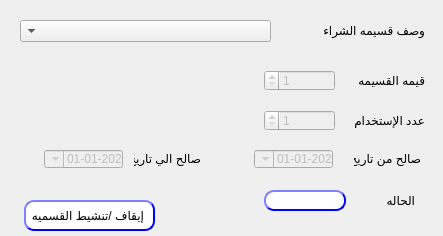
<?xml version="1.0" encoding="UTF-8"?>
<ui version="4.0">
 <class>changests</class>
 <widget class="QDialog" name="changests">
  <property name="geometry">
   <rect>
    <x>0</x>
    <y>0</y>
    <width>443</width>
    <height>236</height>
   </rect>
  </property>
  <property name="windowTitle">
   <string>تغيير حاله قسيمه شراء</string>
  </property>
  <property name="layoutDirection">
   <enum>Qt::RightToLeft</enum>
  </property>
  <widget class="QDateTimeEdit" name="Qdate_to">
   <property name="enabled">
    <bool>false</bool>
   </property>
   <property name="geometry">
    <rect>
     <x>44</x>
     <y>150</y>
     <width>79</width>
     <height>18</height>
    </rect>
   </property>
   <property name="layoutDirection">
    <enum>Qt::RightToLeft</enum>
   </property>
   <property name="minimumDateTime">
    <datetime>
     <hour>0</hour>
     <minute>0</minute>
     <second>0</second>
     <year>2020</year>
     <month>1</month>
     <day>1</day>
    </datetime>
   </property>
   <property name="displayFormat">
    <string>yyyy-MM-dd</string>
   </property>
   <property name="calendarPopup">
    <bool>true</bool>
   </property>
  </widget>
  <widget class="QDoubleSpinBox" name="LE_maxCount">
   <property name="enabled">
    <bool>false</bool>
   </property>
   <property name="geometry">
    <rect>
     <x>264</x>
     <y>110</y>
     <width>71</width>
     <height>21</height>
    </rect>
   </property>
   <property name="styleSheet">
    <string notr="true"/>
   </property>
   <property name="decimals">
    <number>0</number>
   </property>
   <property name="minimum">
    <double>1.000000000000000</double>
   </property>
   <property name="maximum">
    <double>99997.000000000000000</double>
   </property>
   <property name="value">
    <double>1.000000000000000</double>
   </property>
  </widget>
  <widget class="QLabel" name="label">
   <property name="geometry">
    <rect>
     <x>334</x>
     <y>110</y>
     <width>91</width>
     <height>21</height>
    </rect>
   </property>
   <property name="text">
    <string>عدد الإستخدام</string>
   </property>
  </widget>
  <widget class="QLabel" name="desc_11">
   <property name="geometry">
    <rect>
     <x>344</x>
     <y>70</y>
     <width>81</width>
     <height>21</height>
    </rect>
   </property>
   <property name="layoutDirection">
    <enum>Qt::RightToLeft</enum>
   </property>
   <property name="text">
    <string>قيمه القسيمه</string>
   </property>
  </widget>
  <widget class="QLabel" name="desc_4">
   <property name="geometry">
    <rect>
     <x>134</x>
     <y>150</y>
     <width>67</width>
     <height>17</height>
    </rect>
   </property>
   <property name="layoutDirection">
    <enum>Qt::RightToLeft</enum>
   </property>
   <property name="text">
    <string>صالح الي تاريخ</string>
   </property>
  </widget>
  <widget class="QDateTimeEdit" name="Qdate_from">
   <property name="enabled">
    <bool>false</bool>
   </property>
   <property name="geometry">
    <rect>
     <x>254</x>
     <y>150</y>
     <width>79</width>
     <height>18</height>
    </rect>
   </property>
   <property name="layoutDirection">
    <enum>Qt::RightToLeft</enum>
   </property>
   <property name="minimumDateTime">
    <datetime>
     <hour>0</hour>
     <minute>0</minute>
     <second>0</second>
     <year>2020</year>
     <month>1</month>
     <day>1</day>
    </datetime>
   </property>
   <property name="displayFormat">
    <string>yyyy-MM-dd</string>
   </property>
   <property name="calendarPopup">
    <bool>true</bool>
   </property>
  </widget>
  <widget class="QLabel" name="label_2">
   <property name="geometry">
    <rect>
     <x>374</x>
     <y>190</y>
     <width>41</width>
     <height>20</height>
    </rect>
   </property>
   <property name="layoutDirection">
    <enum>Qt::RightToLeft</enum>
   </property>
   <property name="text">
    <string>الحاله</string>
   </property>
  </widget>
  <widget class="QPushButton" name="BTN_changeStatus">
   <property name="geometry">
    <rect>
     <x>24</x>
     <y>200</y>
     <width>131</width>
     <height>31</height>
    </rect>
   </property>
   <property name="layoutDirection">
    <enum>Qt::RightToLeft</enum>
   </property>
   <property name="styleSheet">
    <string notr="true">QPushButton{
                                        background-color: white;
                                        border-style: outset;
                                        border-width: 2px;
                                        border-radius: 10px;
                                        border-color: blue;
                                        min-width: 6em;
                                        }
                                        QPushButton:hover {
                                        background: qradialgradient(
                                        cx: 0.3, cy: -0.4, fx: 0.3, fy: -0.4,
                                        radius: 1.35, stop: 0 #fff, stop: 1 #bbb
                                        );
                                        }
                                        QPushButton:pressed {
                                        border-style: inset;
                                        background: qradialgradient(
                                        cx: 0.4, cy: -0.1, fx: 0.4, fy: -0.1,
                                        radius: 1.35, stop: 0 #fff, stop: 1 #ddd
                                        );
                                        }
                                    </string>
   </property>
   <property name="text">
    <string>إيقاف /تنشيط القسميه </string>
   </property>
  </widget>
  <widget class="QLabel" name="desc_3">
   <property name="geometry">
    <rect>
     <x>354</x>
     <y>150</y>
     <width>67</width>
     <height>17</height>
    </rect>
   </property>
   <property name="layoutDirection">
    <enum>Qt::RightToLeft</enum>
   </property>
   <property name="text">
    <string>صالح من تاريخ</string>
   </property>
  </widget>
  <widget class="QLabel" name="desc_2">
   <property name="geometry">
    <rect>
     <x>304</x>
     <y>20</y>
     <width>121</width>
     <height>21</height>
    </rect>
   </property>
   <property name="text">
    <string>وصف قسيمه الشراء</string>
   </property>
  </widget>
  <widget class="QDoubleSpinBox" name="LE_value">
   <property name="enabled">
    <bool>false</bool>
   </property>
   <property name="geometry">
    <rect>
     <x>264</x>
     <y>70</y>
     <width>71</width>
     <height>21</height>
    </rect>
   </property>
   <property name="styleSheet">
    <string notr="true"/>
   </property>
   <property name="decimals">
    <number>0</number>
   </property>
   <property name="minimum">
    <double>1.000000000000000</double>
   </property>
   <property name="maximum">
    <double>99997.000000000000000</double>
   </property>
   <property name="value">
    <double>1.000000000000000</double>
   </property>
  </widget>
  <widget class="QComboBox" name="CMB_PromVoucher">
   <property name="geometry">
    <rect>
     <x>20</x>
     <y>20</y>
     <width>251</width>
     <height>22</height>
    </rect>
   </property>
   <property name="editable">
    <bool>false</bool>
   </property>
  </widget>
  <widget class="QLabel" name="voucher_id">
   <property name="enabled">
    <bool>false</bool>
   </property>
   <property name="geometry">
    <rect>
     <x>304</x>
     <y>40</y>
     <width>51</width>
     <height>21</height>
    </rect>
   </property>
   <property name="text">
    <string/>
   </property>
  </widget>
  <widget class="QLineEdit" name="LE_PromVoucherStatus">
   <property name="enabled">
    <bool>false</bool>
   </property>
   <property name="geometry">
    <rect>
     <x>264</x>
     <y>190</y>
     <width>82</width>
     <height>21</height>
    </rect>
   </property>
   <property name="styleSheet">
    <string notr="true">QLineEdit{
                                        background-color: white;
                                        border-style: outset;
                                        border-width: 2px;
                                        border-radius: 10px;
                                        border-color: blue;
                                        min-width: 6em;
                                        }
                                        QLineEdit:hover {
                                        background: qradialgradient(
                                        cx: 0.3, cy: -0.4, fx: 0.3, fy: -0.4,
                                        radius: 1.35, stop: 0 #fff, stop: 1 #bbb
                                        );
                                        }
                                       QLineEdit:pressed {
                                        border-style: inset;
                                        background: qradialgradient(
                                        cx: 0.4, cy: -0.1, fx: 0.4, fy: -0.1,
                                        radius: 1.35, stop: 0 #fff, stop: 1 #ddd
                                        );
                                        }
                                    </string>
   </property>
  </widget>
 </widget>
 <resources/>
 <connections/>
</ui>
